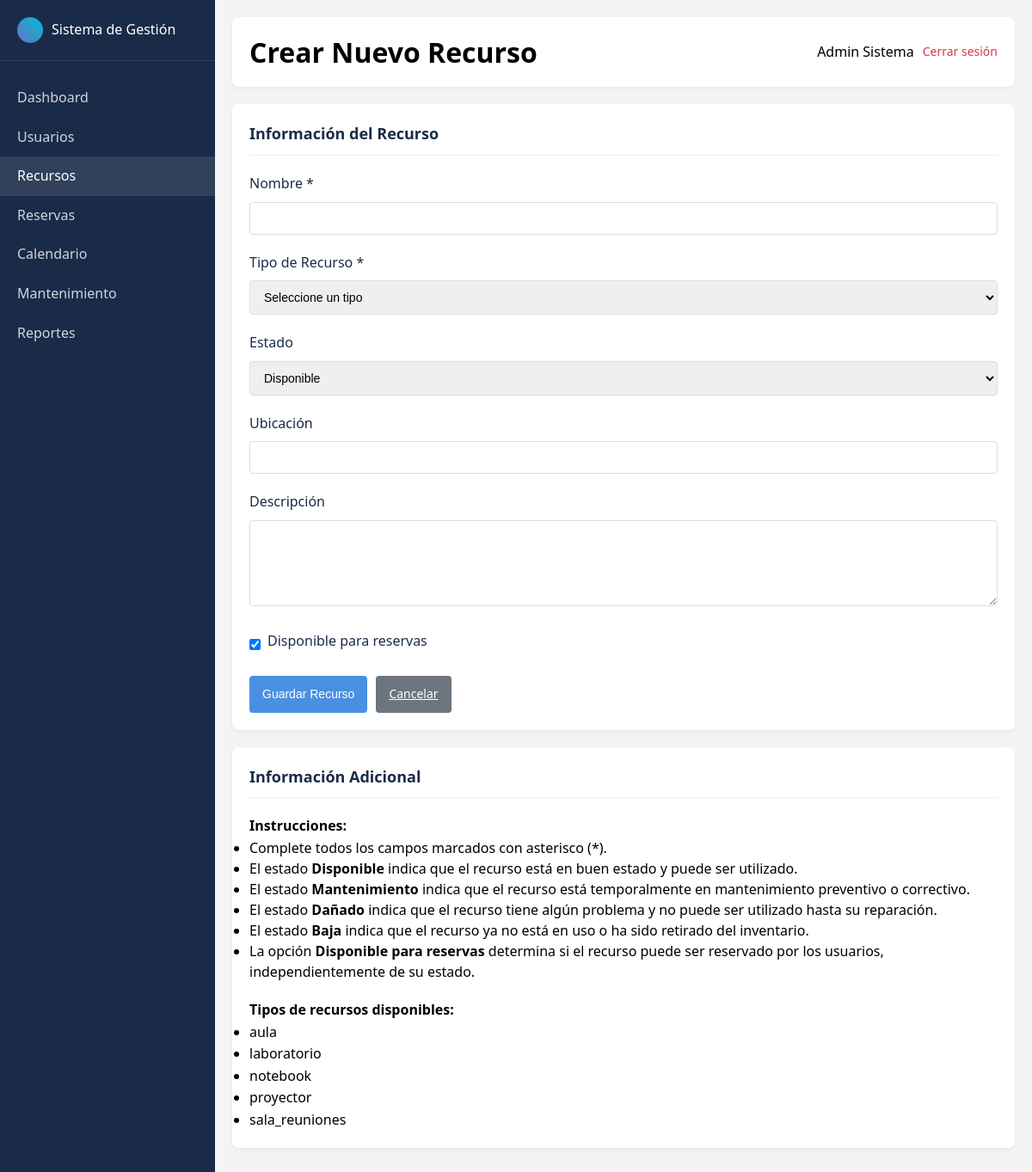
Screenshot of /recursos/crear.php (signed in) with the database file from the repository.
### tables this page shows
CREATE TABLE IF NOT EXISTS tipos_recursos (
    id_tipo INT AUTO_INCREMENT PRIMARY KEY,
    nombre VARCHAR(50) NOT NULL UNIQUE,
    descripcion TEXT,
    fecha_creacion DATETIME DEFAULT CURRENT_TIMESTAMP
);

### config/database.php (called while the page is built, shortened)
<?php
class Database
{
    private static $instance = null;
    private $connection;
    private function __construct()
    {
        $host = 'localhost';
        $user = 'root';
        $pass = '';
        $name = 'sistema_recursos';
        $charset = 'utf8mb4';
        try {
            $this->connection = new mysqli($host, $user, $pass, $name);
            $this->connection->set_charset($charset);
        } catch (Exception $e) {
            $this->error = $e->getMessage();
            error_log($this->error);
        }
    }
    public static function getInstance()
    {
        if (self::$instance === null) {
            self::$instance = new self();
        }
        return self::$instance;
    }
    public function query($sql, $params = [])
    {
        try {
            if (empty($params)) {
                $result = $this->connection->query($sql);
                return $result;
            }
            $stmt = $this->connection->prepare($sql);
            $result = $stmt->get_result();
            return $result;
        } catch (Exception $e) {
            $this->error = $e->getMessage();
            error_log($this->error);
            return false;
        }
    }
    public function getRows($sql, $params = [])
    {
        $result = $this->query($sql, $params);
        $rows = [];
        while ($row = $result->fetch_assoc()) {
            $rows[] = $row;
        }
        return $rows;
    }
}

### public/recursos/crear.php (the view, shortened to what this page needs)
<?php
require_once '../../config/database.php';
$db = Database::getInstance();
$tipos = $db->getRows("SELECT id_tipo, nombre FROM tipos_recursos ORDER BY nombre");
$estados = ['disponible', 'mantenimiento', 'dañado', 'baja'];
?>
<!DOCTYPE html>
<html lang="es">
<head>
    <link rel="stylesheet" href="../assets/css/styles.css">
</head>
<body>
    <div class="dashboard">
        <div class="sidebar">
            <div class="sidebar-header">
                <div class="logo-icon"></div>
                <div>Sistema de Gestión</div>
            </div>
            <div class="sidebar-nav">
                <a href="../admin/dashboard.php" class="nav-item">Dashboard</a>
                <a href="../usuarios/listar.php" class="nav-item">Usuarios</a>
                <a href="../recursos/listar.php" class="nav-item active">Recursos</a>
                <a href="../reservas/listar.php" class="nav-item">Reservas</a>
                <a href="../reservas/calendario.php" class="nav-item">Calendario</a>
                <a href="../mantenimiento/listar.php" class="nav-item">Mantenimiento</a>
                <a href="../reportes/index.php" class="nav-item">Reportes</a>
            </div>
        </div>
        <div class="content">
            <div class="top-bar">
                <h1>Crear Nuevo Recurso</h1>
                <div class="user-info">
                    <span class="user-name"><?php echo $_SESSION['usuario_nombre']; ?></span>
                    <a href="../logout.php" class="logout-btn">Cerrar sesión</a>
                </div>
            </div>
            <div class="card">
                <h2 class="form-title">Información del Recurso</h2>
                <form action="" method="POST" class="resource-form">
                    <div class="form-group">
                        <label for="nombre">Nombre *</label>
                        <input type="text" id="nombre" name="nombre" required>
                    </div>
                    <div class="form-group">
                        <label for="id_tipo">Tipo de Recurso *</label>
                        <select id="id_tipo" name="id_tipo" required>
                            <option value="">Seleccione un tipo</option>
                        </select>
                    </div>
                    <div class="form-group">
                        <label for="estado">Estado</label>
                        <select id="estado" name="estado">
                            <?php foreach ($estados as $estado): ?>
                                <option value="<?php echo $estado; ?>" <?php echo ($estado === 'disponible') ? 'selected' : ''; ?>>
                                    <?php echo ucfirst($estado); ?>
                                </option>
                            <?php endforeach; ?>
                        </select>
                    </div>
                    <div class="form-group">
                        <label for="ubicacion">Ubicación</label>
                        <input type="text" id="ubicacion" name="ubicacion">
                    </div>
                    <div class="form-group">
                        <label for="descripcion">Descripción</label>
                        <textarea id="descripcion" name="descripcion"></textarea>
                    </div>
                    <div class="form-group">
                        <div class="checkbox-group">
                            <input type="checkbox" id="disponible" name="disponible" checked>
                            <label for="disponible">Disponible para reservas</label>
                        </div>
                    </div>
                    <div class="form-actions">
                        <button type="submit" class="btn btn-primary">Guardar Recurso</button>
                        <a href="listar.php" class="btn btn-secondary">Cancelar</a>
                    </div>
                </form>
            </div>
            <div class="card">
                <h2 class="form-title">Información Adicional</h2>
                <p>
                    <strong>Instrucciones:</strong>
                </p>
                <ul style="margin-bottom: 20px; line-height: 1.5;">
                    <li>Complete todos los campos marcados con asterisco (*).</li>
                    <li>El estado <strong>Disponible</strong> indica que el recurso está en buen estado y puede ser utilizado.</li>
                    <li>El estado <strong>Mantenimiento</strong> indica que el recurso está temporalmente en mantenimiento preventivo o correctivo.</li>
                    <li>El estado <strong>Dañado</strong> indica que el recurso tiene algún problema y no puede ser utilizado hasta su reparación.</li>
                    <li>El estado <strong>Baja</strong> indica que el recurso ya no está en uso o ha sido retirado del inventario.</li>
                    <li>La opción <strong>Disponible para reservas</strong> determina si el recurso puede ser reservado por los usuarios, independientemente de su estado.</li>
                </ul>
                <p>
                    <strong>Tipos de recursos disponibles:</strong>
                </p>
                <ul>
                    <?php foreach ($tipos as $tipo): ?>
                        <li><?php echo htmlspecialchars($tipo['nombre']); ?></li>
                    <?php endforeach; ?>
                </ul>
            </div>
        </div>
    </div>
</body>
</html>

### public/assets/css/styles.css (style rules this page uses)
:root { --primary-color: #4a90e2; --secondary-color: #6573c3; --dark-color: #1a2b49; --light-color: #f4f4f6; --success-color: #28a745; --warning-color: #ffc107; --danger-color: #dc3545; --gray-color: #6c757d; }
* { margin: 0; padding: 0; box-sizing: border-box; }
body { font-family: system-ui, -apple-system, sans-serif; margin: 0; padding: 0; background-color: var(--light-color); line-height: 1.6; }
.dashboard { display: flex; min-height: 100vh; }
.sidebar { width: 250px; background-color: var(--dark-color); color: white; padding: 20px 0; }
.sidebar-header { padding: 0 20px 20px; border-bottom: 1px solid rgba(255, 255, 255, 0.1); display: flex; align-items: center; gap: 10px; }
.logo-icon { width: 30px; height: 30px; background: linear-gradient(45deg, #6573c3, #00bcd4); border-radius: 50%; }
.sidebar-nav { padding: 20px 0; }
.nav-item { padding: 10px 20px; display: block; color: rgba(255, 255, 255, 0.8); text-decoration: none; transition: all 0.3s; }
.nav-item:hover, .nav-item.active { background-color: rgba(255, 255, 255, 0.1); color: white; }
.content { flex: 1; padding: 20px; }
.top-bar { display: flex; justify-content: space-between; align-items: center; margin-bottom: 20px; background-color: white; padding: 15px 20px; border-radius: 8px; box-shadow: 0 2px 5px rgba(0, 0, 0, 0.05); }
.user-info { display: flex; align-items: center; gap: 10px; }
.user-name { font-weight: 500; }
.logout-btn { color: var(--danger-color); text-decoration: none; font-size: 14px; }
.card { background-color: white; border-radius: 8px; padding: 20px; box-shadow: 0 2px 5px rgba(0, 0, 0, 0.05); margin-bottom: 20px; }
.form-title { font-size: 18px; color: var(--dark-color); margin-bottom: 20px; padding-bottom: 10px; border-bottom: 1px solid #eee; }
.form-group { margin-bottom: 20px; }
label { display: block; margin-bottom: 8px; color: var(--dark-color); font-weight: 500; }
input[type="text"], input[type="email"], input[type="password"], input[type="date"], input[type="time"], select, textarea { width: 100%; padding: 10px 12px; border: 1px solid #ddd; border-radius: 4px; font-size: 14px; transition: border-color 0.3s; }
textarea { resize: vertical; min-height: 100px; }
.checkbox-group { display: flex; align-items: center; gap: 8px; }
.checkbox-group input[type="checkbox"] { width: auto; }
.form-actions { display: flex; gap: 10px; margin-top: 20px; }
.btn { padding: 10px 15px; border: none; border-radius: 4px; font-size: 14px; cursor: pointer; transition: background-color 0.3s; }
.btn-primary { background-color: var(--primary-color); color: white; }
.btn-secondary { background-color: var(--gray-color); color: white; }

### rows the page displays
tipos_recursos: nombre "aula"
tipos_recursos: nombre "laboratorio"
tipos_recursos: nombre "notebook"
tipos_recursos: nombre "proyector"
tipos_recursos: nombre "sala_reuniones"

### other values shown
$_SESSION['usuario_nombre'] "Admin Sistema"
form field estado "Disponible"
